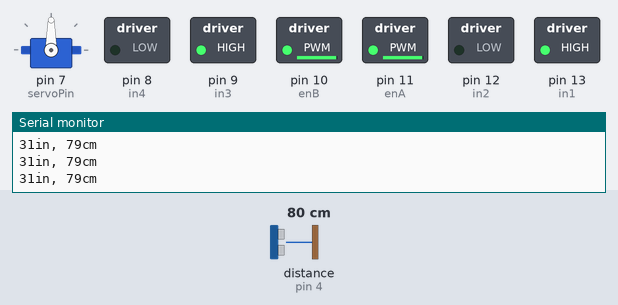
A sketch run on a simulated Arduino Uno, built with avr-gcc and run on an emulated ATmega328P. On the bench: servo, switched loads named in the sketch (green lamp = pin HIGH), the last lines printed to the serial monitor. Wiring (inferred from the names in the program): ultrasonic range finder: trigger pin 5; echo pin 4. The test bench sets the inputs (shaded band); at power-on: distance to the obstacle (sensor on pin 4) 80 cm. The echo pulse lasts 58.3 µs per cm; pins used as bus, display or sensor lines are not drawn.

Above: at 1.2 s.
1.3 s: distance to the obstacle (sensor on pin 4) set to 12 cm
4.3 s: distance to the obstacle (sensor on pin 4) set to 9 cm
At 5.1 s:
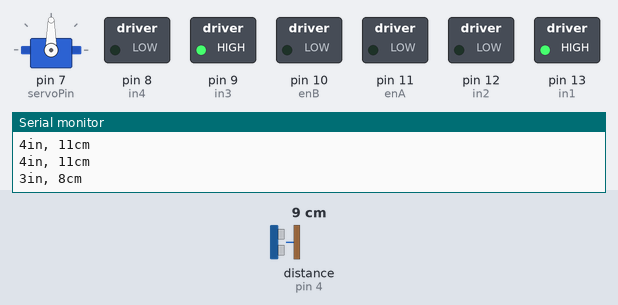
Timing chart, 0 to 7.3 s (numbered marks = the images above; inputs shaded):
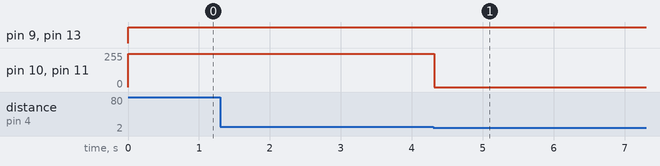

Measured:
- the behaviour switches between 11 and 10 cm on distance to the obstacle (sensor on pin 4) (found by bisection; images 0 and 1)
- after the input at 4.3 s, pin 10 (enB), pin 11 (enA): 250/255 → 0/255 at once

The sketch:

car_moving_forward.ino
```cpp
#include<Servo.h>
int servoPin= 7; // declares servo pin
Servo myservo; // creates servo object
//right motor
int enA = 11;
int in1 = 13;
int in2 = 12;
//left motor
int enB = 10;
int in3 = 9;
int in4 = 8;
//ultra sonic sensor
int trigPin = 5;    // Trigger max loves Gura hentai
int echoPin = 4;    // Echo
long duration, cm, inches;


void setup() {
  // set all motor conrol pins to outputs
  pinMode(enA, OUTPUT);
  pinMode(enB, OUTPUT);
  pinMode(in1, OUTPUT);
  pinMode(in2, OUTPUT);
  pinMode(in3, OUTPUT);
  pinMode(in4, OUTPUT);
  //Serial Port begin
  Serial.begin (9600);
  //Define inputs and outputs
  pinMode(trigPin, OUTPUT);
  pinMode(echoPin, INPUT);
  //attatches servo to pin
  myservo.attach(servoPin);

}

void loop() {
  // put your main code here, to run repeatedly:
   // turn on motor A
   digitalWrite(in1, HIGH);
   digitalWrite(in2, LOW);
   analogWrite(enA, 250);
  // Turn on motor B
   digitalWrite(in3, HIGH);
   digitalWrite(in4, LOW);
   analogWrite(enB, 250);
 // The sensor is triggered by a HIGH pulse of 10 or more microseconds.
  // Give a short LOW pulse beforehand to ensure a clean HIGH pulse:
  digitalWrite(trigPin, LOW);
  delayMicroseconds(5);
  digitalWrite(trigPin, HIGH);
  delayMicroseconds(10);
  digitalWrite(trigPin, LOW);

  // Read the signal from the sensor: a HIGH pulse whose
  // duration is the time (in microseconds) from the sending
  // of the ping to the reception of its echo off of an object.
  pinMode(echoPin, INPUT);
  duration = pulseIn(echoPin, HIGH);

  // Convert the time into a distance
  cm = (duration/2) / 29.1;     // Divide by 29.1 or multiply by 0.0343
  inches = (duration/2) / 74;   // Divide by 74 or multiply by 0.0135

  Serial.print(inches);
  Serial.print("in, ");
  Serial.print(cm);
  Serial.print("cm");
  Serial.println();
  while(cm < 10)
  {
    //stops the motor
    analogWrite(enA, 0);
    analogWrite(enB, 0);
    //spinning the car
    delay(100);
    analogWrite(enA, 125);


  }


 /* do{
  myservo.write(0);
  delay(1000);
  myservo.write(90);
  delay(1000);
  myservo.write(180);
  delay(1000);
  }
  while(cm <10);*/
}
```
